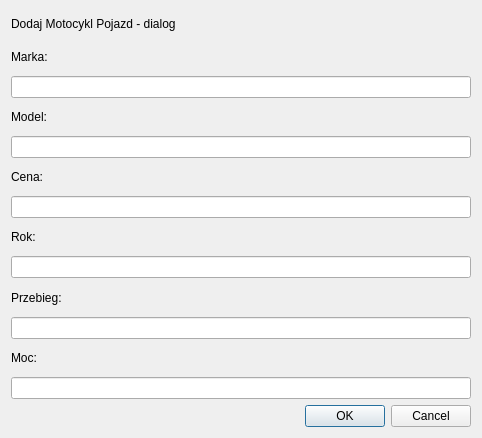
<?xml version="1.0" encoding="UTF-8"?>
<ui version="4.0">
 <class>DodajMotocyklDialog</class>
 <widget class="QDialog" name="DodajMotocyklDialog">
  <property name="geometry">
   <rect>
    <x>0</x>
    <y>0</y>
    <width>482</width>
    <height>438</height>
   </rect>
  </property>
  <property name="windowTitle">
   <string>Dialog</string>
  </property>
  <layout class="QVBoxLayout" name="verticalLayout">
   <item>
    <widget class="QLabel" name="label_7">
     <property name="text">
      <string>Dodaj Motocykl Pojazd - dialog</string>
     </property>
    </widget>
   </item>
   <item>
    <widget class="QLabel" name="label">
     <property name="text">
      <string>Marka:</string>
     </property>
    </widget>
   </item>
   <item>
    <widget class="QLineEdit" name="markaLineEdit"/>
   </item>
   <item>
    <widget class="QLabel" name="label_2">
     <property name="text">
      <string>Model:</string>
     </property>
    </widget>
   </item>
   <item>
    <widget class="QLineEdit" name="modelLineEdit"/>
   </item>
   <item>
    <widget class="QLabel" name="label_3">
     <property name="text">
      <string>Cena:</string>
     </property>
    </widget>
   </item>
   <item>
    <widget class="QLineEdit" name="cenaLineEdit"/>
   </item>
   <item>
    <widget class="QLabel" name="label_4">
     <property name="text">
      <string>Rok:</string>
     </property>
    </widget>
   </item>
   <item>
    <widget class="QLineEdit" name="rokLineEdit"/>
   </item>
   <item>
    <widget class="QLabel" name="label_5">
     <property name="text">
      <string>Przebieg:</string>
     </property>
    </widget>
   </item>
   <item>
    <widget class="QLineEdit" name="przebiegLineEdit"/>
   </item>
   <item>
    <widget class="QLabel" name="label_6">
     <property name="text">
      <string>Moc:</string>
     </property>
    </widget>
   </item>
   <item>
    <widget class="QLineEdit" name="mocLineEdit"/>
   </item>
   <item>
    <widget class="QDialogButtonBox" name="buttonBox">
     <property name="orientation">
      <enum>Qt::Orientation::Horizontal</enum>
     </property>
     <property name="standardButtons">
      <set>QDialogButtonBox::StandardButton::Cancel|QDialogButtonBox::StandardButton::Ok</set>
     </property>
    </widget>
   </item>
  </layout>
 </widget>
 <resources/>
 <connections>
  <connection>
   <sender>buttonBox</sender>
   <signal>accepted()</signal>
   <receiver>DodajMotocyklDialog</receiver>
   <slot>accept()</slot>
   <hints>
    <hint type="sourcelabel">
     <x>248</x>
     <y>254</y>
    </hint>
    <hint type="destinationlabel">
     <x>157</x>
     <y>274</y>
    </hint>
   </hints>
  </connection>
  <connection>
   <sender>buttonBox</sender>
   <signal>rejected()</signal>
   <receiver>DodajMotocyklDialog</receiver>
   <slot>reject()</slot>
   <hints>
    <hint type="sourcelabel">
     <x>316</x>
     <y>260</y>
    </hint>
    <hint type="destinationlabel">
     <x>286</x>
     <y>274</y>
    </hint>
   </hints>
  </connection>
 </connections>
</ui>
